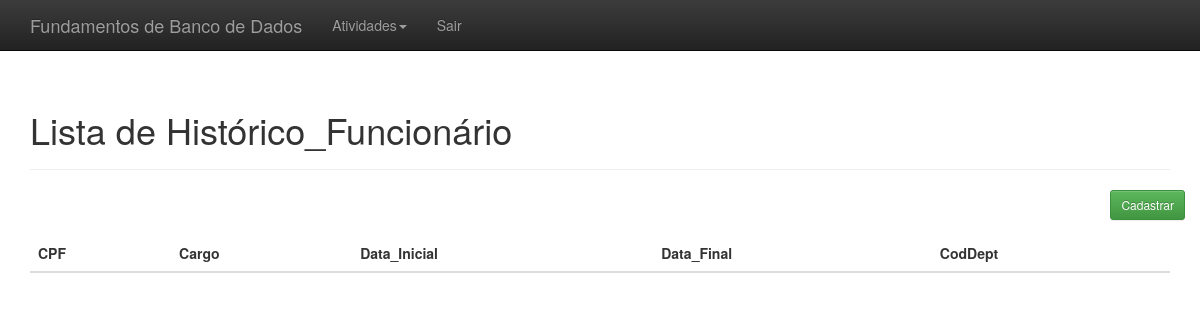
The app's page /index.php?link=26, older data.
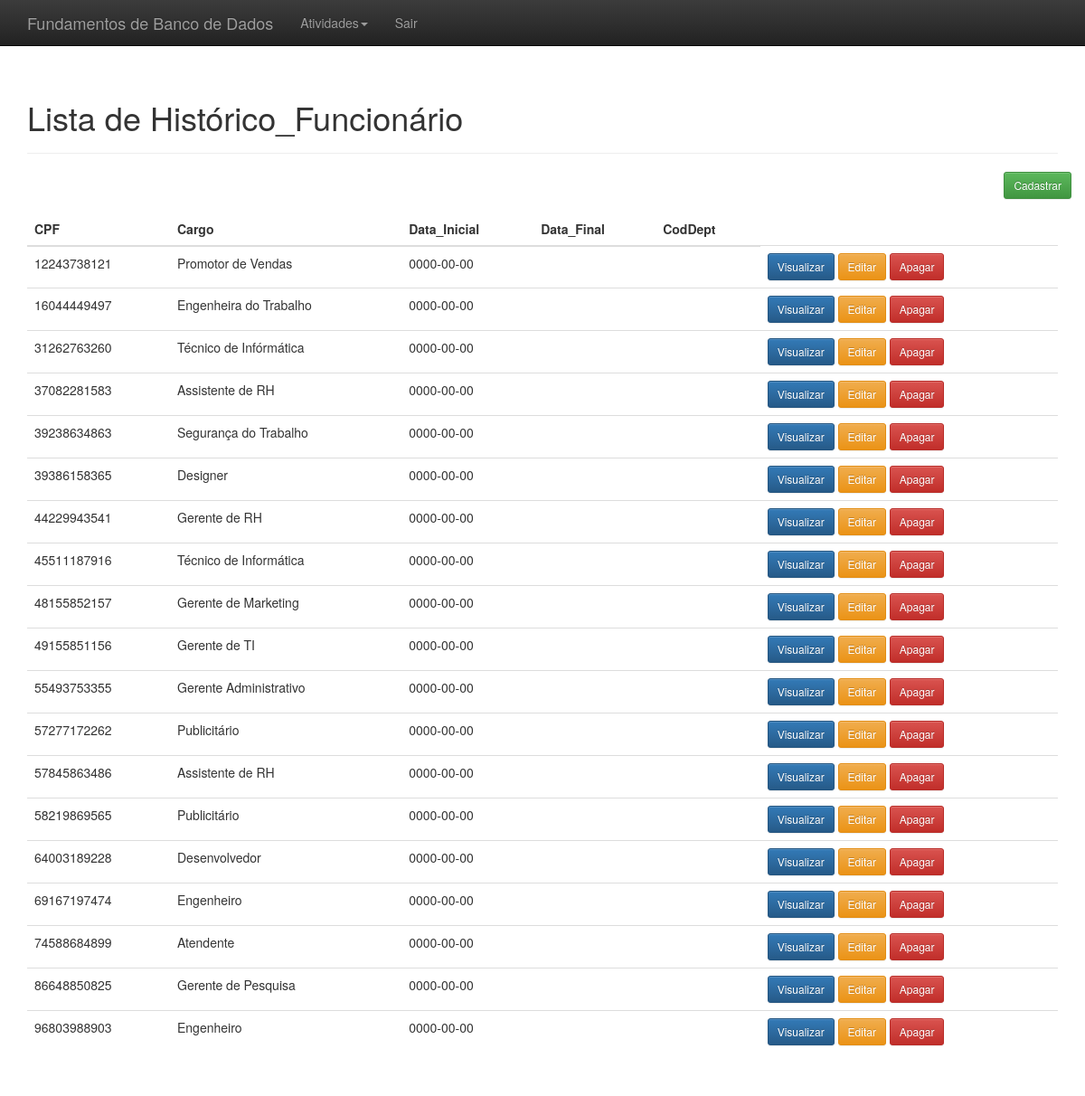
The same page, newer data.
### tables this page shows
CREATE TABLE Historico_Funcionario(
	CPF CHAR(11) ,
    Cargo VARCHAR(100),
    DataInicial DATE,
    DataFinal DATE,
    CodDept INT
    );

### listar_historicofuncionario.php (the view, shortened to what this page needs)
<?php
    include "conexao.php";
	$resultado=mysqli_query($conectar,"SELECT * FROM historico_funcionario ORDER BY CPF");
?>
<div class="container theme-showcase" role="main">
  <div class="page-header">
	<h1>Lista de Histórico_Funcionário</h1>
  </div>
  <div class="row espaco">
	<div class="pull-right">
		<a href="index.php?link=3"<button type='button' class='btn btn-sm btn-success'>Cadastrar</button></a>
	</div>
  </div>
  <div class="row">
	<div class="col-md-12">
	  <table class="table">
		<thead>
		  <tr>
			<th>CPF</th>
			<th>Cargo</th>
			<th>Data_Inicial</th>
			<th>Data_Final</th>
            <th>CodDept</th>
		  </tr>
		</thead>
		<tbody>
			<?php
				while($linhas = mysqli_fetch_array($resultado)){
					echo "<tr>";
						echo "<td>".$linhas['CPF']."</td>";
						echo "<td>".$linhas['Cargo']."</td>";
						echo "<td>".$linhas['DataInicial']."</td>";
						echo "<td>".$linhas['DataFinal']."</td>";
                        echo "<td>".$linhas['CodDept']."</td>";
						?>
						<td>
						<a href='index.php?link=5&id=<?php echo $linhas['id']; ?>'><button type='button' class='btn btn-sm btn-primary'>Visualizar</button></a>
						<a href='index.php?link=28&CPF=<?php echo $linhas['CPF']; ?>'><button type='button' class='btn btn-sm btn-warning'>Editar</button></a>
						<a href='processa/proc_apagar_historicofuncionario.php?CPF=<?php echo $linhas['CPF']; ?>'><button type='button' class='btn btn-sm btn-danger'>Apagar</button></a>
						<?php
					echo "</tr>";
				}
			?>
		</tbody>
	  </table>
	</div>
  </div>
</div>

Row changes from the older to the newer data that the page shows:
added historico_funcionario: CPF "12243738121", Cargo "Promotor de Vendas", DataInicial "0000-00-00"
added historico_funcionario: CPF "16044449497", Cargo "Engenheira do Trabalho", DataInicial "0000-00-00"
added historico_funcionario: CPF "31262763260", Cargo "Técnico de Infórmática", DataInicial "0000-00-00"
added historico_funcionario: CPF "37082281583", Cargo "Assistente de RH", DataInicial "0000-00-00"
added historico_funcionario: CPF "39238634863", Cargo "Segurança do Trabalho", DataInicial "0000-00-00"
added historico_funcionario: CPF "39386158365", Cargo "Designer", DataInicial "0000-00-00"
added historico_funcionario: CPF "44229943541", Cargo "Gerente de RH", DataInicial "0000-00-00"
added historico_funcionario: CPF "45511187916", Cargo "Técnico de Informática", DataInicial "0000-00-00"
added historico_funcionario: CPF "48155852157", Cargo "Gerente de Marketing", DataInicial "0000-00-00"
added historico_funcionario: CPF "49155851156", Cargo "Gerente de TI", DataInicial "0000-00-00"
added historico_funcionario: CPF "55493753355", Cargo "Gerente Administrativo", DataInicial "0000-00-00"
added historico_funcionario: CPF "57277172262", Cargo "Publicitário", DataInicial "0000-00-00"
added historico_funcionario: CPF "57845863486", Cargo "Assistente de RH", DataInicial "0000-00-00"
added historico_funcionario: CPF "58219869565", Cargo "Publicitário", DataInicial "0000-00-00"
added historico_funcionario: CPF "64003189228", Cargo "Desenvolvedor", DataInicial "0000-00-00"
added historico_funcionario: CPF "69167197474", Cargo "Engenheiro", DataInicial "0000-00-00"
added historico_funcionario: CPF "74588684899", Cargo "Atendente", DataInicial "0000-00-00"
added historico_funcionario: CPF "86648850825", Cargo "Gerente de Pesquisa", DataInicial "0000-00-00"
added historico_funcionario: CPF "96803988903", Cargo "Engenheiro", DataInicial "0000-00-00"
